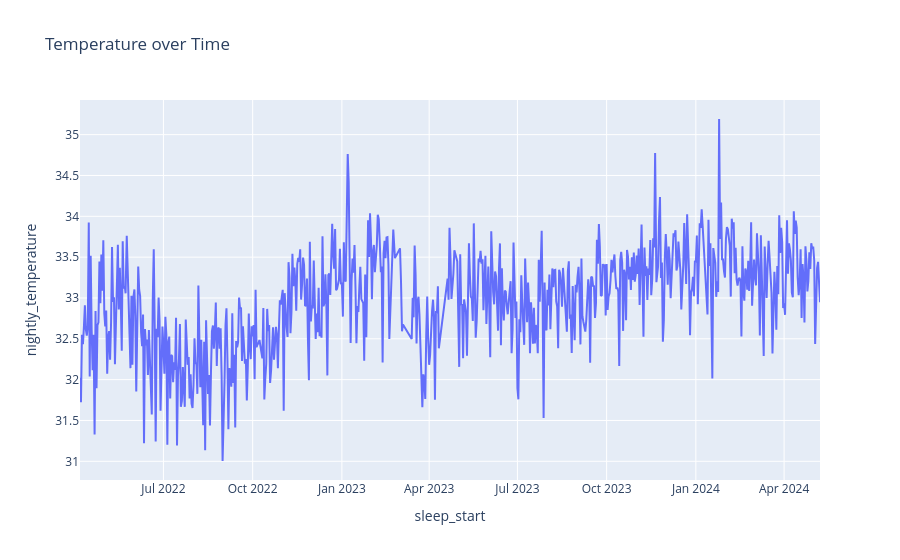

The cell this chart's notebook holds for it:
### Code cell
import os
import pandas as pd

import plotly.express as px

# Directory containing the CSV files
directory = 'MyFitbitData/FadiE/Sleep/'

# List to hold dataframes
dfs = []

# Loop through all files in the directory
for filename in os.listdir(directory):
    if filename.startswith("Computed Temperature") and filename.endswith(".csv"):
        filepath = os.path.join(directory, filename)
        df_temp = pd.read_csv(filepath)
        dfs.append(df_temp)

# Concatenate all dataframes
df_large = pd.concat(dfs, ignore_index=True)

# Plot the resulting dataframe
fig_large = px.line(df_large[['sleep_start', 'nightly_temperature']].groupby('sleep_start').mean().reset_index(), x='sleep_start', y='nightly_temperature', title='Temperature over Time')
fig_large.show()

### Figure 1 — Plotly figure (JSON) as saved in the notebook; plotly's stock layout.template omitted (floating-point values rounded to 4 significant figures; data arrays with more than 128 entries replaced by an {"elided": "..."} marker saying what was removed)
{"data": [{"hovertemplate": "sleep_start=%{x}<br>nightly_temperature=%{y}<extra></extra>", "legendgroup": "", "line": {"color": "#636efa", "dash": "solid"}, "marker": {"symbol": "circle"}, "mode": "lines", "name": "", "orientation": "v", "showlegend": false, "type": "scatter", "x": {"elided": "718 str values"}, "xaxis": "x", "y": {"elided": "718 float values"}, "yaxis": "y"}], "layout": {"legend": {"tracegroupgap": 0}, "title": {"text": "Temperature over Time"}, "xaxis": {"anchor": "y", "domain": [0, 1], "title": {"text": "sleep_start"}}, "yaxis": {"anchor": "x", "domain": [0, 1], "title": {"text": "nightly_temperature"}}}}
